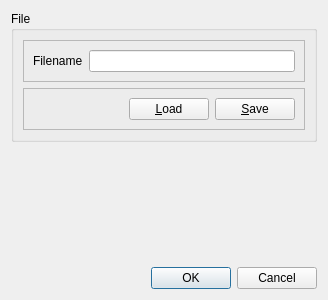
<?xml version="1.0" encoding="UTF-8"?>
<ui version="4.0">
 <class>AlgorithmPropertiesDialog</class>
 <widget class="QDialog" name="AlgorithmPropertiesDialog">
  <property name="geometry">
   <rect>
    <x>0</x>
    <y>0</y>
    <width>328</width>
    <height>300</height>
   </rect>
  </property>
  <property name="windowTitle">
   <string>Properties</string>
  </property>
  <layout class="QVBoxLayout" name="verticalLayout">
   <item>
    <widget class="QGroupBox" name="groupBox">
     <property name="title">
      <string>File</string>
     </property>
     <layout class="QVBoxLayout" name="verticalLayout_2">
      <item>
       <widget class="QFrame" name="frame">
        <property name="frameShape">
         <enum>QFrame::StyledPanel</enum>
        </property>
        <property name="frameShadow">
         <enum>QFrame::Raised</enum>
        </property>
        <layout class="QHBoxLayout" name="horizontalLayout">
         <item>
          <widget class="QLabel" name="label">
           <property name="text">
            <string>Filename</string>
           </property>
          </widget>
         </item>
         <item>
          <widget class="QLineEdit" name="fileNameLineEdit">
           <property name="text">
            <string/>
           </property>
           <property name="readOnly">
            <bool>true</bool>
           </property>
          </widget>
         </item>
        </layout>
       </widget>
      </item>
      <item>
       <widget class="QFrame" name="frame_2">
        <property name="frameShape">
         <enum>QFrame::StyledPanel</enum>
        </property>
        <property name="frameShadow">
         <enum>QFrame::Raised</enum>
        </property>
        <layout class="QHBoxLayout" name="horizontalLayout_2">
         <item>
          <spacer name="horizontalSpacer">
           <property name="orientation">
            <enum>Qt::Horizontal</enum>
           </property>
           <property name="sizeHint" stdset="0">
            <size>
             <width>173</width>
             <height>20</height>
            </size>
           </property>
          </spacer>
         </item>
         <item>
          <widget class="QPushButton" name="loadButton">
           <property name="text">
            <string>&amp;Load</string>
           </property>
          </widget>
         </item>
         <item>
          <widget class="QPushButton" name="saveButton">
           <property name="text">
            <string>&amp;Save</string>
           </property>
          </widget>
         </item>
        </layout>
       </widget>
      </item>
     </layout>
    </widget>
   </item>
   <item>
    <widget class="QWidget" name="contentWidget" native="true">
     <layout class="QVBoxLayout" name="contentLayout"/>
    </widget>
   </item>
   <item>
    <widget class="QDialogButtonBox" name="buttonBox">
     <property name="orientation">
      <enum>Qt::Horizontal</enum>
     </property>
     <property name="standardButtons">
      <set>QDialogButtonBox::Cancel|QDialogButtonBox::Ok</set>
     </property>
    </widget>
   </item>
  </layout>
 </widget>
 <resources/>
 <connections>
  <connection>
   <sender>buttonBox</sender>
   <signal>accepted()</signal>
   <receiver>AlgorithmPropertiesDialog</receiver>
   <slot>accept()</slot>
   <hints>
    <hint type="sourcelabel">
     <x>248</x>
     <y>254</y>
    </hint>
    <hint type="destinationlabel">
     <x>157</x>
     <y>274</y>
    </hint>
   </hints>
  </connection>
  <connection>
   <sender>buttonBox</sender>
   <signal>rejected()</signal>
   <receiver>AlgorithmPropertiesDialog</receiver>
   <slot>reject()</slot>
   <hints>
    <hint type="sourcelabel">
     <x>316</x>
     <y>260</y>
    </hint>
    <hint type="destinationlabel">
     <x>286</x>
     <y>274</y>
    </hint>
   </hints>
  </connection>
 </connections>
</ui>
